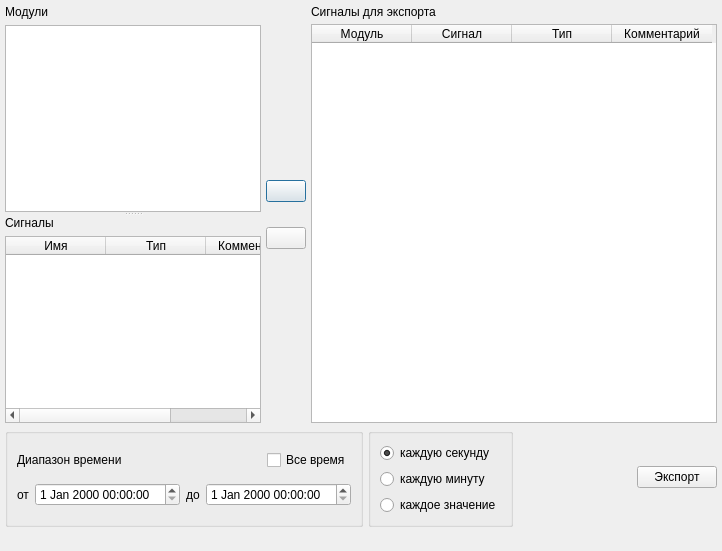
<?xml version="1.0" encoding="UTF-8"?>
<ui version="4.0">
 <class>ExportPanelDialog</class>
 <widget class="QDialog" name="ExportPanelDialog">
  <property name="geometry">
   <rect>
    <x>0</x>
    <y>0</y>
    <width>722</width>
    <height>551</height>
   </rect>
  </property>
  <property name="maximumSize">
   <size>
    <width>900</width>
    <height>900</height>
   </size>
  </property>
  <property name="windowTitle">
   <string>Экспорт данных</string>
  </property>
  <layout class="QVBoxLayout" name="verticalLayout_5">
   <property name="spacing">
    <number>5</number>
   </property>
   <property name="leftMargin">
    <number>5</number>
   </property>
   <property name="topMargin">
    <number>5</number>
   </property>
   <property name="rightMargin">
    <number>5</number>
   </property>
   <property name="bottomMargin">
    <number>5</number>
   </property>
   <item>
    <layout class="QHBoxLayout" name="horizontalLayout_3">
     <item>
      <widget class="QSplitter" name="splitter">
       <property name="orientation">
        <enum>Qt::Vertical</enum>
       </property>
       <widget class="QWidget" name="layoutWidget">
        <layout class="QVBoxLayout" name="verticalLayout">
         <item>
          <widget class="QLabel" name="label">
           <property name="text">
            <string>Модули</string>
           </property>
          </widget>
         </item>
         <item>
          <widget class="QListWidget" name="tableModule"/>
         </item>
        </layout>
       </widget>
       <widget class="QWidget" name="layoutWidget">
        <layout class="QVBoxLayout" name="verticalLayout_2">
         <item>
          <widget class="QLabel" name="label_2">
           <property name="text">
            <string>Сигналы</string>
           </property>
          </widget>
         </item>
         <item>
          <widget class="QTableWidget" name="tableSignal">
           <property name="selectionBehavior">
            <enum>QAbstractItemView::SelectRows</enum>
           </property>
           <column>
            <property name="text">
             <string>Имя</string>
            </property>
           </column>
           <column>
            <property name="text">
             <string>Тип</string>
            </property>
           </column>
           <column>
            <property name="text">
             <string>Комментарий</string>
            </property>
           </column>
          </widget>
         </item>
        </layout>
       </widget>
      </widget>
     </item>
     <item>
      <layout class="QVBoxLayout" name="verticalLayout_4">
       <item>
        <spacer name="verticalSpacer">
         <property name="orientation">
          <enum>Qt::Vertical</enum>
         </property>
         <property name="sizeHint" stdset="0">
          <size>
           <width>20</width>
           <height>40</height>
          </size>
         </property>
        </spacer>
       </item>
       <item>
        <widget class="QPushButton" name="btnAddSignal">
         <property name="toolTip">
          <string>Добавить</string>
         </property>
         <property name="text">
          <string/>
         </property>
         <property name="icon">
          <iconset resource="../resources/export_dialog_resource.qrc">
           <normaloff>:/SVExp/images/arrow-right.png</normaloff>:/SVExp/images/arrow-right.png</iconset>
         </property>
         <property name="iconSize">
          <size>
           <width>30</width>
           <height>30</height>
          </size>
         </property>
        </widget>
       </item>
       <item>
        <spacer name="verticalSpacer_3">
         <property name="orientation">
          <enum>Qt::Vertical</enum>
         </property>
         <property name="sizeType">
          <enum>QSizePolicy::Fixed</enum>
         </property>
         <property name="sizeHint" stdset="0">
          <size>
           <width>20</width>
           <height>20</height>
          </size>
         </property>
        </spacer>
       </item>
       <item>
        <widget class="QPushButton" name="btnDelSignal">
         <property name="toolTip">
          <string>Удалить</string>
         </property>
         <property name="text">
          <string/>
         </property>
         <property name="icon">
          <iconset resource="../resources/export_dialog_resource.qrc">
           <normaloff>:/SVExp/images/arrow-left.png</normaloff>:/SVExp/images/arrow-left.png</iconset>
         </property>
         <property name="iconSize">
          <size>
           <width>30</width>
           <height>30</height>
          </size>
         </property>
        </widget>
       </item>
       <item>
        <spacer name="verticalSpacer_2">
         <property name="orientation">
          <enum>Qt::Vertical</enum>
         </property>
         <property name="sizeHint" stdset="0">
          <size>
           <width>20</width>
           <height>40</height>
          </size>
         </property>
        </spacer>
       </item>
      </layout>
     </item>
     <item>
      <layout class="QVBoxLayout" name="verticalLayout_3">
       <item>
        <widget class="QLabel" name="label_3">
         <property name="text">
          <string>Сигналы для экспорта</string>
         </property>
        </widget>
       </item>
       <item>
        <widget class="QTableWidget" name="tableExport">
         <property name="minimumSize">
          <size>
           <width>300</width>
           <height>0</height>
          </size>
         </property>
         <property name="selectionBehavior">
          <enum>QAbstractItemView::SelectRows</enum>
         </property>
         <column>
          <property name="text">
           <string>Модуль</string>
          </property>
         </column>
         <column>
          <property name="text">
           <string>Сигнал</string>
          </property>
         </column>
         <column>
          <property name="text">
           <string>Тип</string>
          </property>
         </column>
         <column>
          <property name="text">
           <string>Комментарий</string>
          </property>
         </column>
        </widget>
       </item>
      </layout>
     </item>
    </layout>
   </item>
   <item>
    <layout class="QHBoxLayout" name="horizontalLayout_4">
     <item>
      <widget class="QGroupBox" name="groupBox_2">
       <property name="title">
        <string/>
       </property>
       <layout class="QVBoxLayout" name="verticalLayout_8">
        <item>
         <layout class="QHBoxLayout" name="horizontalLayout_2">
          <item>
           <widget class="QLabel" name="label_6">
            <property name="text">
             <string>Диапазон времени</string>
            </property>
           </widget>
          </item>
          <item>
           <spacer name="horizontalSpacer_2">
            <property name="orientation">
             <enum>Qt::Horizontal</enum>
            </property>
            <property name="sizeHint" stdset="0">
             <size>
              <width>40</width>
              <height>20</height>
             </size>
            </property>
           </spacer>
          </item>
          <item>
           <widget class="QCheckBox" name="chbAllTime">
            <property name="text">
             <string>Все время</string>
            </property>
           </widget>
          </item>
         </layout>
        </item>
        <item>
         <layout class="QHBoxLayout" name="horizontalLayout">
          <item>
           <widget class="QLabel" name="label_4">
            <property name="text">
             <string>от</string>
            </property>
           </widget>
          </item>
          <item>
           <widget class="QDateTimeEdit" name="dTimeBegin"/>
          </item>
          <item>
           <widget class="QLabel" name="label_5">
            <property name="text">
             <string>до</string>
            </property>
           </widget>
          </item>
          <item>
           <widget class="QDateTimeEdit" name="dTimeEnd"/>
          </item>
         </layout>
        </item>
       </layout>
      </widget>
     </item>
     <item>
      <widget class="QGroupBox" name="groupBox">
       <property name="title">
        <string/>
       </property>
       <layout class="QVBoxLayout" name="verticalLayout_6">
        <item>
         <widget class="QRadioButton" name="rbtnEverySec">
          <property name="text">
           <string>каждую секунду</string>
          </property>
          <property name="checked">
           <bool>true</bool>
          </property>
         </widget>
        </item>
        <item>
         <widget class="QRadioButton" name="rbtnEveryMin">
          <property name="text">
           <string>каждую минуту</string>
          </property>
         </widget>
        </item>
        <item>
         <widget class="QRadioButton" name="rbtnEveryVal">
          <property name="text">
           <string>каждое значение</string>
          </property>
         </widget>
        </item>
       </layout>
      </widget>
     </item>
     <item>
      <spacer name="horizontalSpacer">
       <property name="orientation">
        <enum>Qt::Horizontal</enum>
       </property>
       <property name="sizeHint" stdset="0">
        <size>
         <width>40</width>
         <height>20</height>
        </size>
       </property>
      </spacer>
     </item>
     <item>
      <widget class="QPushButton" name="btnExport">
       <property name="text">
        <string>Экспорт</string>
       </property>
      </widget>
     </item>
    </layout>
   </item>
   <item>
    <widget class="QLabel" name="lbMessage">
     <property name="text">
      <string/>
     </property>
     <property name="alignment">
      <set>Qt::AlignBottom|Qt::AlignLeading|Qt::AlignLeft</set>
     </property>
     <property name="wordWrap">
      <bool>false</bool>
     </property>
    </widget>
   </item>
  </layout>
 </widget>
 <resources>
  <include location="../resources/export_dialog_resource.qrc"/>
 </resources>
 <connections/>
</ui>
